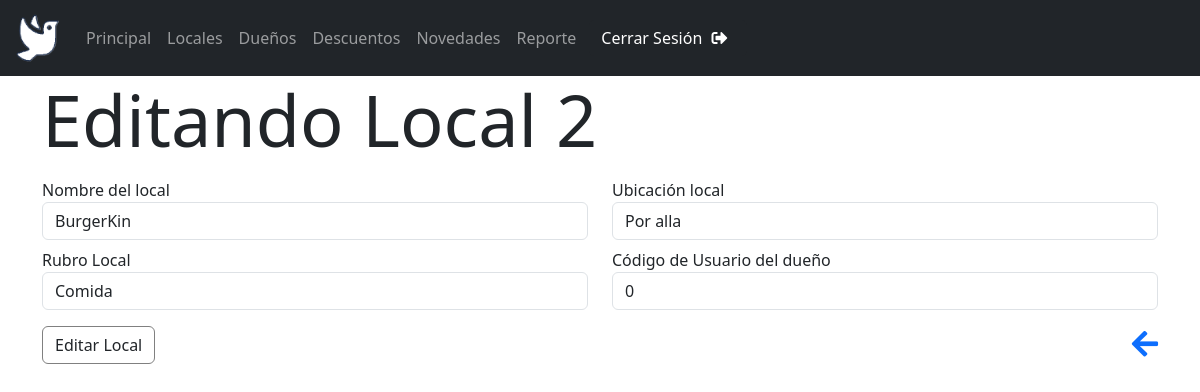
The page /PaginaAdmin/EditarLocales.php?editar=2 (signed in) on the database its author committed.
### tables this page shows
CREATE TABLE `locales` (
  `id` int(11) NOT NULL,
  `nombre` varchar(255) NOT NULL,
  `descripcion` longtext NOT NULL,
  `imagen_url` longtext NOT NULL,
  `rubroLocal` varchar(20) NOT NULL,
  `ubicacionLocal` varchar(50) NOT NULL,
  `codUsuario` int(10) UNSIGNED NOT NULL,
  `estado` tinyint(1) NOT NULL COMMENT '1: activo\r\n0: dado de baja'
);

### PaginaAdmin/EditarLocales.php (the view, shortened to what this page needs)
<?php
    include('../BasesDeDatos/UnicaBaseDeDatos.php');
?>
<!DOCTYPE html>
<html lang="en">
<head>
    <link href="https://cdn.jsdelivr.net/npm/bootstrap@5.3.3/dist/css/bootstrap.min.css" rel="stylesheet">
    <link rel="stylesheet" href="EstiloParaTablas.css">
    <link rel="stylesheet" href="https://cdnjs.cloudflare.com/ajax/libs/font-awesome/5.15.4/css/all.min.css">
    <link rel="stylesheet" href="https://cdn.jsdelivr.net/npm/sweetalert2@11/dist/sweetalert2.min.css">
</head>
<body>
    <?php
        include("headerAdmin.php");
    ?>
    <div class="container">
        <?php
            $id = $_GET['editar'];
            $consulta = "SELECT * FROM locales WHERE id = $id";
            $resultado = mysqli_query($conn, $consulta);
            $fila = mysqli_fetch_assoc($resultado);
        ?>
        <h1 class="display-2">Editando Local <?php echo $fila['id'] ?></h1>
        <form id="editarLocal" action="<?php htmlspecialchars($_SERVER["PHP_SELF"])?>" method="post">
            <div class="row">
                <div class="form-group col-md-6 mt-2">
                    <label for="nombre">Nombre del local</label>
                    <input class="form-control" type="text" id="nombre" name="nombre" placeholder="Ingrese el nombre" value="<?php echo $fila['nombre']?>">
                </div>
                <div class="form-group col-md-6 mt-2">
                    <label for="ubi">Ubicación local</label>
                    <input class="form-control" type="text" id="ubi" name="ubiLocal" placeholder="Ingrese la ubicación" value="<?php echo $fila['ubicacionLocal']?>">
                </div>
            </div>
            <div class="row">
                <div class="form-group col-md-6 mt-2" >
                    <label for="rubro">Rubro Local</label>
                    <select class="form-control" name="rubroLocal" id="rubro">
                        <option value="<?php echo $fila['rubroLocal']?>"selected><?php echo $fila['rubroLocal']?></option>
                    </select>
                </div>
                <div class="form-group col-md-6 mt-2">
                    <label for="codUsuario">Código de Usuario del dueño</label>
                    <input class="form-control" type="text" id="codUsuario" name="codUsuario" placeholder="Ingrese el código" value="<?php echo $fila['codUsuario']?>">
                </div>
            </div>
            <div class="mt-3 espaciarBotones">
                <button form="editarLocal" id="botonLapiz" class="btn" type="submit" style="border: 1px solid gray;">Editar Local</button>
                <div class="conteiner m-0">
                    <a href="LocalesAdmin.php">
                        <i class="fas fa-arrow-left" style="font-size: 30px;" title="Volver"></i>
                    </a>
                </div>
            </div>
        </form>
    </div>
</body>
</html>

### PaginaAdmin/EstiloParaTablas.css (style rules this page uses)
.conteiner { display: flex; margin:auto; margin-top: 1em; margin-bottom: 2em; align-items: center; justify-content: left; flex-direction: column; }
.espaciarBotones { display: flex; flex-direction: row; align-items: center; justify-content: space-between; }
#botonLapiz { transition: transform 0.5s ease-in; transition: background-color 0.5s ease-in; }

### PaginaAdmin/headerAdmin.php (style rules this page uses)
i { padding-left: 5px; }

### rows shown on the page
locales: id "2", nombre "BurgerKin", ubiLocal "Por alla", rubroLocal "Comida", codUsuario "0"
